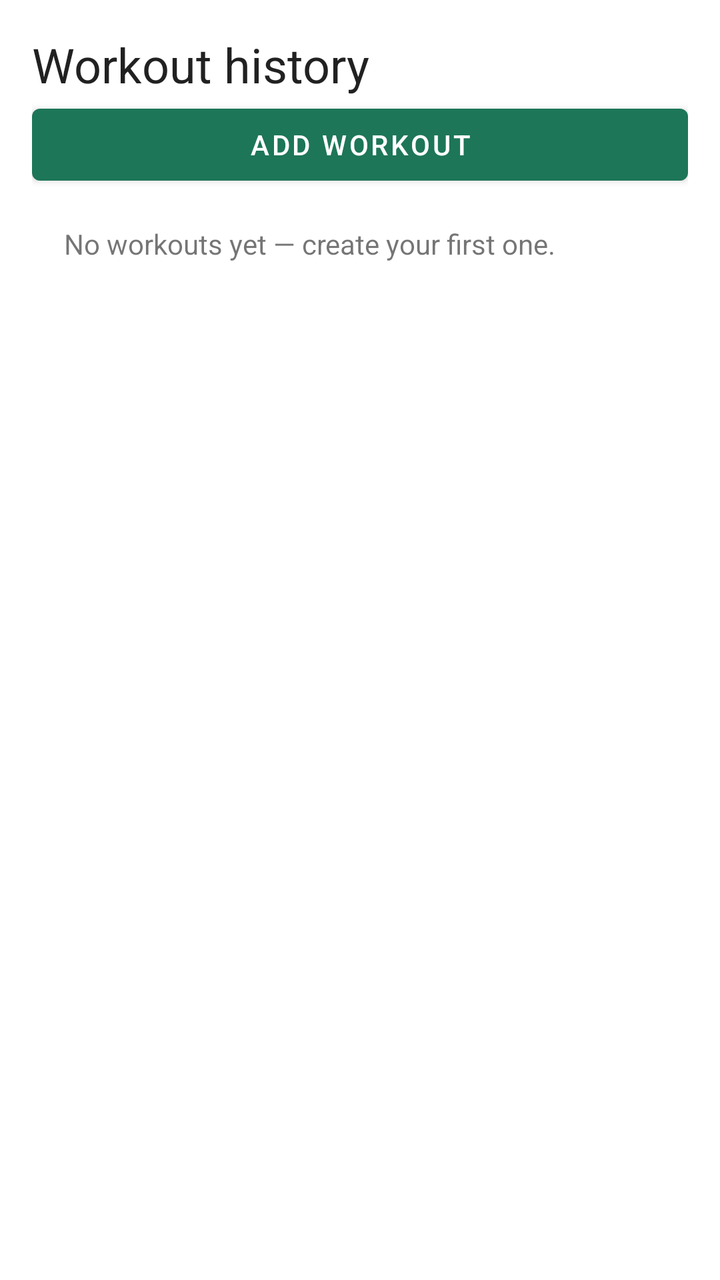
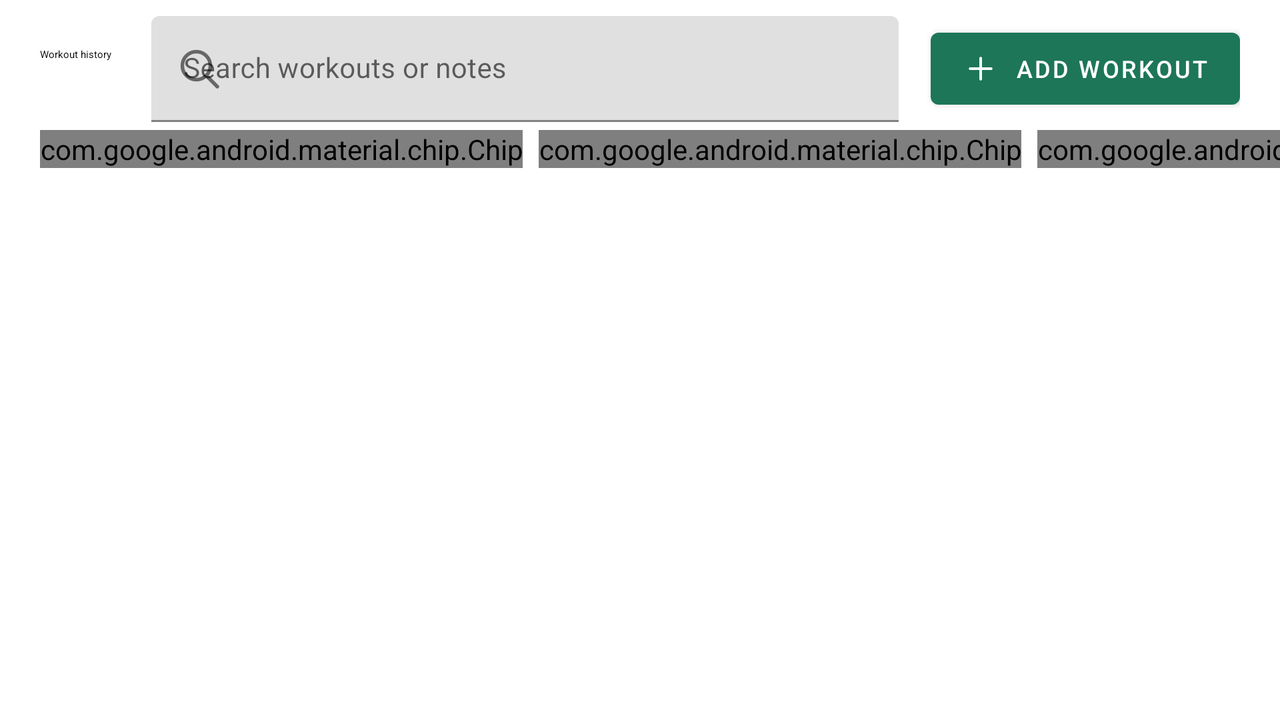

First picture: res/layout/ on a phone held upright. Second picture: the repository's own variant of that layout, on a device whose configuration matches the variant's folder. Source for both follows.
<!-- AndroidManifest.xml: application theme Theme.FitJournal -->
<!-- res/layout/fragment_workouts.xml -->
<?xml version="1.0" encoding="utf-8"?>
<LinearLayout xmlns:android="http://schemas.android.com/apk/res/android"
    android:layout_width="match_parent" android:layout_height="match_parent"
    android:padding="16dp" android:orientation="vertical">
    <TextView android:layout_width="match_parent" android:layout_height="wrap_content"
        android:text="Workout history" android:textAppearance="?attr/textAppearanceHeadline5" />
    <Button android:id="@+id/add_workout_button" android:layout_width="match_parent"
        android:layout_height="wrap_content" android:text="@string/add_workout" />
    <TextView android:id="@+id/workouts_empty" android:layout_width="match_parent"
        android:layout_height="wrap_content" android:padding="16dp" android:text="No workouts yet — create your first one." />
    <androidx.recyclerview.widget.RecyclerView android:id="@+id/workout_list"
        android:layout_width="match_parent" android:layout_height="0dp"
        android:layout_weight="1" />
</LinearLayout>
<!-- resources referenced by this layout -->
<resources>
  <string name="add_workout">Add workout</string>
  <style name="Theme.FitJournal" parent="Theme.MaterialComponents.DayNight.NoActionBar">
          <item name="colorPrimary">@color/primary</item>
          <item name="colorPrimaryVariant">@color/primary_dark</item>
          <item name="colorOnPrimary">@color/on_primary</item>
          <item name="android:statusBarColor">@color/primary_dark</item>
          <item name="android:windowLightStatusBar">false</item>
      </style>
  <color name="primary">#1D7657</color>
  <color name="primary_dark">#12533D</color>
  <color name="on_primary">#FFFFFF</color>
</resources>
<!-- res/layout-land/fragment_workouts.xml (the repository's variant of the layout above) -->
<!-- drawn on the phone turned sideways -->
<?xml version="1.0" encoding="utf-8"?>
<androidx.coordinatorlayout.widget.CoordinatorLayout xmlns:android="http://schemas.android.com/apk/res/android"
    xmlns:app="http://schemas.android.com/apk/res-auto"
    android:layout_width="match_parent" android:layout_height="match_parent" android:background="@color/canvas">
    <com.google.android.material.appbar.AppBarLayout android:id="@+id/workouts_app_bar"
        android:layout_width="match_parent" android:layout_height="wrap_content"
        android:background="@color/canvas" app:elevation="0dp">
        <LinearLayout android:layout_width="match_parent" android:layout_height="wrap_content"
            android:orientation="horizontal" android:gravity="center_vertical" android:baselineAligned="false"
            android:paddingStart="20dp" android:paddingEnd="20dp" android:paddingTop="8dp">
            <LinearLayout android:layout_width="wrap_content" android:layout_height="wrap_content"
                android:layout_marginEnd="20dp" android:orientation="vertical">
                <TextView android:layout_width="wrap_content" android:layout_height="wrap_content"
                    android:text="@string/workouts_history_title" android:textAppearance="@style/TextAppearance.FitJournal.Section" />
                <TextView android:id="@+id/workout_count"
                    android:layout_width="wrap_content" android:layout_height="wrap_content"
                    android:accessibilityLiveRegion="polite" android:textAppearance="@style/TextAppearance.FitJournal.Body"
                    android:textSize="11sp" />
            </LinearLayout>
            <com.google.android.material.textfield.TextInputLayout
                android:layout_width="0dp" android:layout_height="wrap_content" android:layout_weight="1"
                android:layout_marginEnd="16dp" android:hint="@string/search_workouts"
                app:endIconMode="clear_text" app:startIconDrawable="@drawable/ic_search">
                <com.google.android.material.textfield.TextInputEditText android:id="@+id/workout_search_input"
                    android:layout_width="match_parent" android:layout_height="wrap_content"
                    android:inputType="text" android:imeOptions="actionSearch" android:singleLine="true" android:textSize="14sp" />
            </com.google.android.material.textfield.TextInputLayout>
            <com.google.android.material.button.MaterialButton android:id="@+id/add_workout_button"
                android:layout_width="wrap_content" android:layout_height="48dp" android:minHeight="48dp"
                android:text="@string/add_workout" android:textSize="12sp" app:icon="@drawable/ic_add" app:iconSize="18dp" />
        </LinearLayout>
        <HorizontalScrollView android:layout_width="match_parent" android:layout_height="wrap_content"
            android:paddingStart="20dp" android:paddingEnd="20dp" android:paddingTop="4dp"
            android:paddingBottom="4dp" android:clipToPadding="false" android:scrollbars="none">
            <LinearLayout android:layout_width="wrap_content" android:layout_height="wrap_content"
                android:orientation="horizontal" android:gravity="center_vertical">
                <com.google.android.material.chip.ChipGroup android:id="@+id/status_chips"
                android:layout_width="wrap_content" android:layout_height="wrap_content"
                android:contentDescription="@string/workout_filter_status"
                app:singleLine="true" app:singleSelection="true" app:selectionRequired="true">
                <com.google.android.material.chip.Chip android:id="@+id/status_all"
                    style="@style/Widget.Material3.Chip.Filter" android:layout_width="wrap_content"
                    android:layout_height="wrap_content" android:text="@string/workout_filter_all" />
                <com.google.android.material.chip.Chip android:id="@+id/status_planned"
                    style="@style/Widget.Material3.Chip.Filter" android:layout_width="wrap_content"
                    android:layout_height="wrap_content" android:text="@string/workout_status_planned" />
                <com.google.android.material.chip.Chip android:id="@+id/status_completed"
                    style="@style/Widget.Material3.Chip.Filter" android:layout_width="wrap_content"
                    android:layout_height="wrap_content" android:text="@string/workout_status_completed" />
            </com.google.android.material.chip.ChipGroup>
                <Space android:layout_width="24dp" android:layout_height="1dp" />
                <com.google.android.material.chip.ChipGroup android:id="@+id/period_chips"
                android:layout_width="wrap_content" android:layout_height="wrap_content"
                android:contentDescription="@string/workout_filter_period"
                app:singleLine="true" app:singleSelection="true" app:selectionRequired="true">
                <com.google.android.material.chip.Chip android:id="@+id/period_any"
                    style="@style/Widget.Material3.Chip.Filter" android:layout_width="wrap_content"
                    android:layout_height="wrap_content" android:text="@string/workout_filter_any_time" />
                <com.google.android.material.chip.Chip android:id="@+id/period_upcoming"
                    style="@style/Widget.Material3.Chip.Filter" android:layout_width="wrap_content"
                    android:layout_height="wrap_content" android:text="@string/workout_filter_upcoming" />
                <com.google.android.material.chip.Chip android:id="@+id/period_last_7"
                    style="@style/Widget.Material3.Chip.Filter" android:layout_width="wrap_content"
                    android:layout_height="wrap_content" android:text="@string/workout_filter_last_7" />
                <com.google.android.material.chip.Chip android:id="@+id/period_last_30"
                    style="@style/Widget.Material3.Chip.Filter" android:layout_width="wrap_content"
                    android:layout_height="wrap_content" android:text="@string/workout_filter_last_30" />
            </com.google.android.material.chip.ChipGroup>
            </LinearLayout>
        </HorizontalScrollView>
    </com.google.android.material.appbar.AppBarLayout>
    <FrameLayout android:layout_width="match_parent" android:layout_height="match_parent"
        app:layout_behavior="@string/appbar_scrolling_view_behavior">
        <androidx.recyclerview.widget.RecyclerView android:id="@+id/workout_list"
            android:layout_width="match_parent" android:layout_height="match_parent"
            android:clipToPadding="false" android:paddingStart="20dp"
            android:paddingEnd="20dp" android:paddingBottom="16dp" />
        <ProgressBar android:id="@+id/workouts_progress"
            android:layout_width="40dp" android:layout_height="40dp"
            android:layout_gravity="top|center_horizontal" android:layout_marginTop="32dp" android:visibility="gone" />
        <LinearLayout android:id="@+id/workouts_empty"
            android:layout_width="match_parent" android:layout_height="wrap_content"
            android:layout_gravity="top" android:gravity="center" android:orientation="vertical"
            android:padding="32dp" android:visibility="gone">
            <ImageView android:layout_width="72dp" android:layout_height="72dp"
                android:background="@drawable/bg_icon" android:padding="20dp" android:importantForAccessibility="no"
                android:src="@drawable/ic_calendar" app:tint="@color/primary" />
            <TextView android:layout_width="match_parent" android:layout_height="wrap_content"
                android:layout_marginTop="20dp" android:gravity="center" android:text="@string/workouts_empty_title"
                android:textAppearance="@style/TextAppearance.FitJournal.Section" />
            <TextView android:layout_width="match_parent" android:layout_height="wrap_content"
                android:layout_marginTop="8dp" android:gravity="center" android:text="@string/workouts_empty_message"
                android:textAppearance="@style/TextAppearance.FitJournal.Body" />
        </LinearLayout>
        <LinearLayout android:id="@+id/workouts_no_matches"
            android:layout_width="match_parent" android:layout_height="wrap_content"
            android:layout_gravity="top" android:gravity="center" android:orientation="vertical"
            android:padding="32dp" android:visibility="gone">
            <ImageView android:layout_width="64dp" android:layout_height="64dp"
                android:background="@drawable/bg_icon" android:padding="18dp" android:importantForAccessibility="no"
                android:src="@drawable/ic_search" app:tint="@color/primary" />
            <TextView android:layout_width="match_parent" android:layout_height="wrap_content"
                android:layout_marginTop="16dp" android:gravity="center" android:text="@string/workouts_no_matches_title"
                android:textAppearance="@style/TextAppearance.FitJournal.Section" />
            <TextView android:layout_width="match_parent" android:layout_height="wrap_content"
                android:layout_marginTop="8dp" android:gravity="center" android:text="@string/workouts_no_matches_message"
                android:textAppearance="@style/TextAppearance.FitJournal.Body" />
            <com.google.android.material.button.MaterialButton android:id="@+id/clear_filters_button"
                style="@style/Widget.Material3.Button.TonalButton"
                android:layout_width="wrap_content" android:layout_height="wrap_content"
                android:layout_marginTop="16dp" android:text="@string/workout_clear_filters"
                android:textAllCaps="false" app:cornerRadius="16dp" />
        </LinearLayout>
    </FrameLayout>
</androidx.coordinatorlayout.widget.CoordinatorLayout>
<!-- resources referenced by the variant -->
<!-- as the phone turned sideways resolves them -->
<resources>
  <!-- from res/values-night/ (not used when drawing this layout) -->
  <color name="canvas">#111C17</color>
  <color name="primary">#1D7657</color>
  <!-- drawable bg_icon (drawable) -->
  <shape xmlns:android="http://schemas.android.com/apk/res/android">
      <solid android:color="@color/accent_container" />
      <corners android:radius="16dp" />
  </shape>
  <!-- drawable ic_add (drawable) -->
  <vector xmlns:android="http://schemas.android.com/apk/res/android" android:width="24dp" android:height="24dp" android:viewportWidth="24" android:viewportHeight="24">
      <path android:fillColor="@android:color/transparent" android:strokeColor="#172B25" android:strokeWidth="1.8" android:strokeLineCap="round" android:strokeLineJoin="round" android:pathData="M12,5V19M5,12H19" />
  </vector>
  <!-- drawable ic_calendar (drawable) -->
  <vector xmlns:android="http://schemas.android.com/apk/res/android" android:width="24dp" android:height="24dp" android:viewportWidth="24" android:viewportHeight="24">
      <path android:fillColor="#FF666666" android:pathData="M7,2V4H17V2H19V4H21V22H3V4H5V2H7ZM5,10V20H19V10H5ZM5,6V8H19V6H5Z" />
  </vector>
  <!-- drawable ic_search (drawable) -->
  <vector xmlns:android="http://schemas.android.com/apk/res/android" android:width="24dp" android:height="24dp" android:viewportWidth="24" android:viewportHeight="24">
      <path android:fillColor="@android:color/transparent" android:strokeColor="#172B25" android:strokeWidth="1.8" android:strokeLineCap="round" android:strokeLineJoin="round" android:pathData="M10.5,3.5A7,7 0,1 0,10.5 17.5A7,7 0,1 0,10.5 3.5M16,16L21,21" />
  </vector>
  <string name="add_workout">Add workout</string>
  <string name="search_workouts">Search workouts or notes</string>
  <string name="workout_clear_filters">Clear filters</string>
  <string name="workout_filter_all">All</string>
  <string name="workout_filter_any_time">Any time</string>
  <string name="workout_filter_last_30">Last 30 days</string>
  <string name="workout_filter_last_7">Last 7 days</string>
  <string name="workout_filter_period">Filter by date</string>
  <string name="workout_filter_status">Filter by status</string>
  <string name="workout_filter_upcoming">Upcoming</string>
  <string name="workout_status_completed">Completed</string>
  <string name="workout_status_planned">Planned</string>
  <string name="workouts_empty_message">Your saved workouts will appear here. Start with a session that works for you.</string>
  <string name="workouts_empty_title">A fresh start</string>
  <string name="workouts_history_title">Workout history</string>
  <string name="workouts_no_matches_message">Try another search, status, or date range.</string>
  <string name="workouts_no_matches_title">No matching workouts</string>
  <style name="Theme.FitJournal" parent="Theme.MaterialComponents.DayNight.NoActionBar">
          <item name="colorPrimary">@color/primary</item>
          <item name="colorPrimaryVariant">@color/primary_dark</item>
          <item name="colorOnPrimary">@color/on_primary</item>
          <item name="android:statusBarColor">@color/primary_dark</item>
          <item name="android:windowLightStatusBar">false</item>
      </style>
  <!-- from res/values-night/ (not used when drawing this layout) -->
  <color name="accent_container">#2C4434</color>
  <color name="primary_dark">#12533D</color>
  <color name="on_primary">#FFFFFF</color>
</resources>
